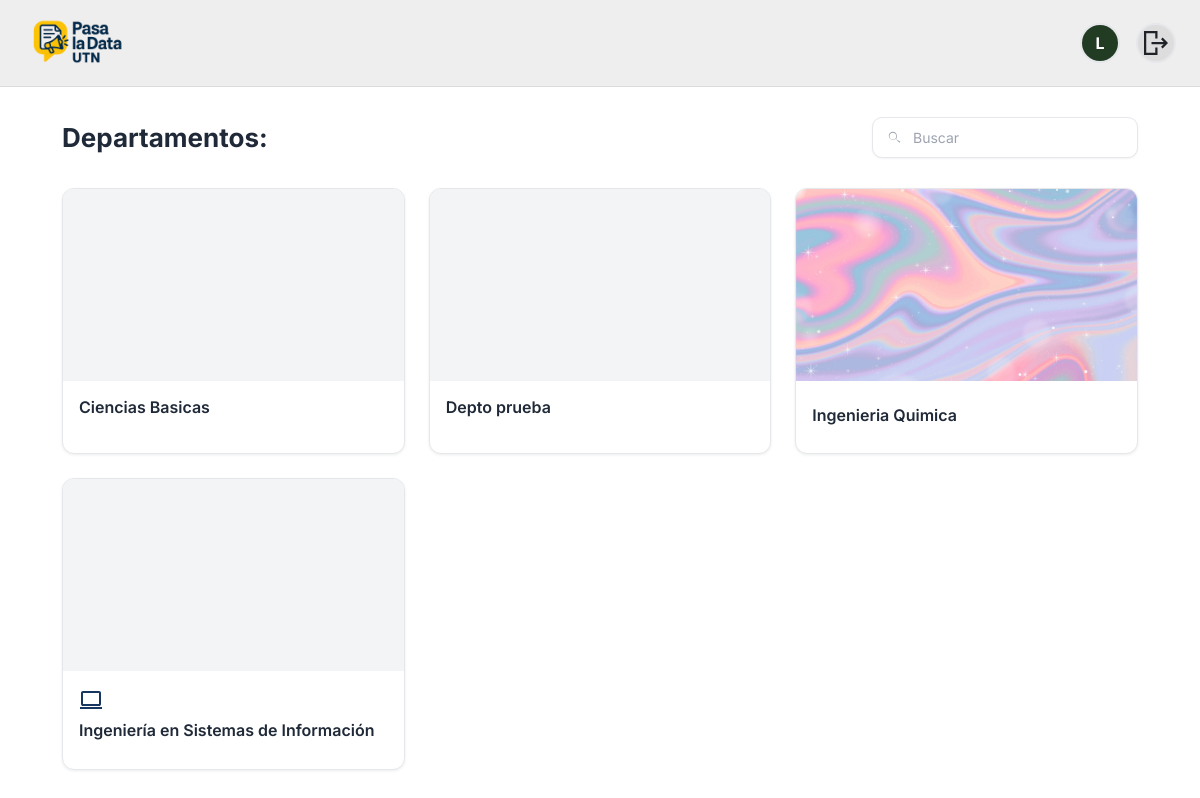
The app's page /academics/ (signed in), older data.
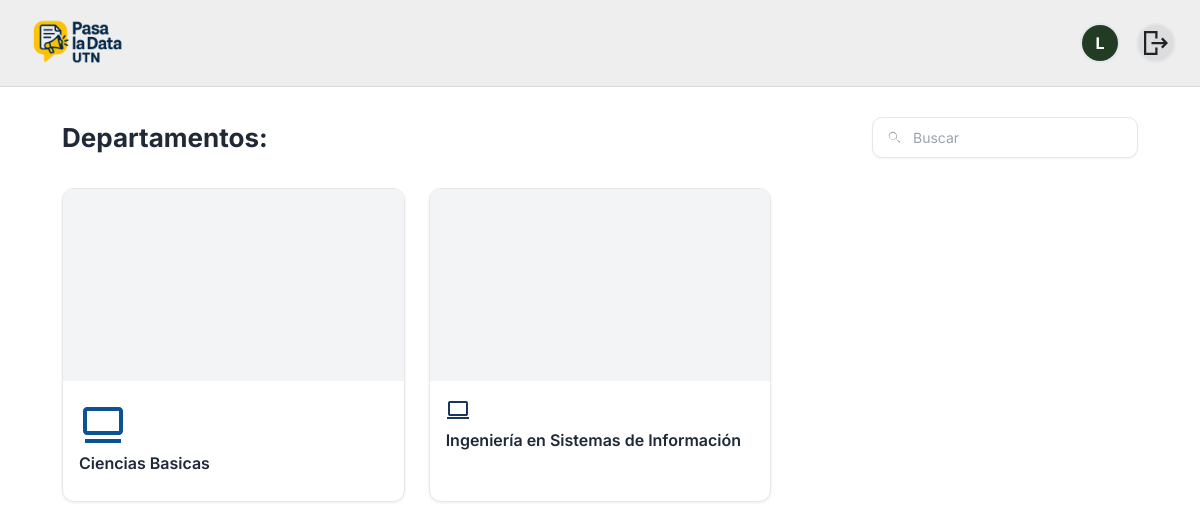
The same page, newer data.
### academics/models.py (models this page shows, shortened)
class Department(models.Model):
    nombre = models.CharField(max_length=120, unique=True)
    imagen = models.ImageField(upload_to="departments/", blank=True, null=True)
    icono = models.CharField(max_length=4096, blank=True, null=True)
    created_at = models.DateTimeField(auto_now_add=True)
    class Meta:
        ordering = ["nombre"]

### academics/views.py (the view)
# urls.py: path("", views.DepartmentListView.as_view(), name="home"),
class DepartmentListView(LoginRequiredMixin, ListView):
    template_name = "academics/home.html"
    context_object_name = "departments"
    model = Department

### academics/templates/academics/home.html (shortened to what this page needs)
{% extends "base.html" %}
{% load static %}
{% block extra_head %}
<link rel="stylesheet" href="{% static 'academics/css/departamento.css' %}">
{% endblock %}
{% block content %}
<div class="aa-container">
  <div class="aa-toolbar">
    <div class="aa-titles">
  <h2 class="aa-h2">Departamentos:</h2>
</div>
    <div class="aa-search">
      <svg viewBox="0 0 24 24" aria-hidden="true">
        <path
          d="M15.5 14h-.79l-.28-.27a6.471 6.471 0 0 0 1.57-4.23C15.99 6.01 13.48 3.5 10.5 3.5S5 6.01 5 9s2.51 5.5 5.5 5.5c1.61 0 3.09-.59 4.23-1.57l.27.28v.79l4.25 4.25 1.27-1.27L15.5 14Zm-5 0C8.01 14 6 11.99 6 9.5S8.01 5 10.5 5 15 7.01 15 9.5 12.99 14 10.5 14Z" />
      </svg>
      <input id="search" type="text" placeholder="Buscar" autocomplete="off">
    </div>
  </div>
  <section id="grid" class="aa-grid">
    {% for d in departments %}
    {% url 'academics:subjects_by_dept' d.id as subj_url %}
    {% include "academics/Components/card.html" with title=d.nombre image_url=d.imagen icon=d.icono badge=d.badge rating=d.calificacion opiniones=d.opiniones href=subj_url new_tab=False %}
    {% empty %}
      <p>No hay departamentos disponibles.</p>
    {% endfor %}
  </section>
</div>
{% endblock %}

### academics/templates/academics/Components/card.html (shortened to what this page needs)
{% load static %}
{% block extra_head %}
<link rel="stylesheet" href="{% static 'academics/css/card.css' %}">
{% endblock %}
    <a class="aa-card" href="{{ href }}" data-name="{{ title|lower }}"
    {% if new_tab %}target="_blank" rel="noopener"{% endif %}>
        <div class="aa-thumb">
    {% if image_url %}
      {% if image_url.url %}
        <img src="{{ image_url.url }}" alt="{{ title }}"
             onerror="this.closest('.aa-thumb').classList.add('aa-thumb-placeholder'); this.remove();">
      {% elif image_url|slice:":4" == "<svg" %}
        <div class="aa-thumb-svg">{{ image_url|safe }}</div>
      {% else %}
        <img src="{{ image_url }}" alt="{{ title }}"
             onerror="this.closest('.aa-thumb').classList.add('aa-thumb-placeholder'); this.remove();">
      {% endif %}
    {% else %}
      <div class="aa-thumb-placeholder"></div>
    {% endif %}
  </div>
  <div class="aa-body">
    {% if icon %}
      <div class="aa-icon">
        {% if icon.url %}
          <img class="aa-icon-img" src="{{ icon.url }}" alt=""
               onerror="this.remove();">
        {% elif icon|slice:":4" == "<svg" %}
          {{ icon|safe }}
        {% else %}
          <img class="aa-icon-img" src="{{ icon }}" alt=""
               onerror="this.remove();">
        {% endif %}
      </div>
    {% endif %}
        <h3 class="aa-title">{{ title }}</h3>
        </div>
    </a>

Row changes from the older to the newer data that the page shows:
removed Department: nombre "Depto prueba"
removed Department: nombre "Ingenieria Quimica"
